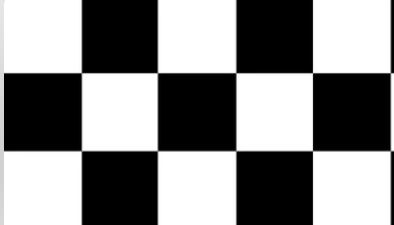
#> input picture Chessboard.JPG, 394 x 225 px, found by its file name
$ python 40.Mserr.py
#> lines starting #> are read from the running program, lines starting #| are printed output that depends on the picture; after the words box and inside, x2 and y2 are one past the last pixel; in counts of white or black regions, pixels touching at a corner belong together

import cv2
import numpy as np


def mser():
    vis = cv2.imread("Chessboard.jpg")
#> vis is the input picture: shape (225, 394, 3); min 0, max 255, mean 136.2
    mser = cv2.MSER_create()
    regions, _ = mser.detectRegions(vis)
#> regions = 11 items
    for p in regions:
        xmax, ymax = np.amax(p, axis=0)
        xmin, ymin = np.amin(p, axis=0)
        cv2.rectangle(vis, (xmin,ymax), (xmax,ymin), (0, 255, 0), 1)
#> this loop made 11 passes
#> (xmax, ymax, xmin, ymin) on passes 1 to 11: (151, 224, 89, 156), (230, 141, 167, 78), (382, 141, 321, 80), (309, 224, 240, 154), (78, 143, 6, 76), (78, 224, 0, 0), (155, 148, 84, 75), (152, 70, 85, 0), (309, 70, 239, 0), (385, 144, 316, 76), (232, 145, 161, 76)
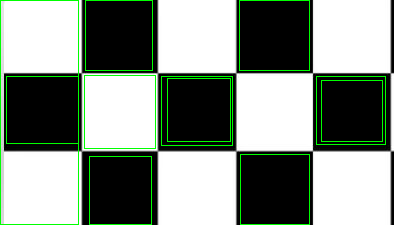
#> vis: shape (225, 394, 3); 3.66% of pixels changed, all inside (x1, y1, x2, y2) = (0, 0, 386, 225)
    cv2.imshow("MSER regions", vis)
    cv2.waitKey(0)
    cv2.destroyAllWindows()

mser()

$ run again, with cosine.JPG copied over Chessboard.JPG
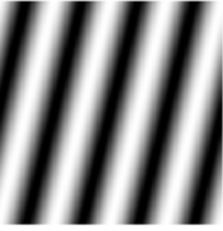
#> input picture cosine.JPG, 223 x 231 px, found by its file name
#> in mser, vis is the input picture: shape (231, 223, 3); min 0, max 255, mean 139.2
#> regions = 6 items
#> the loop in mser, `for p in regions:` made 6 passes
#> (xmax, ymax, xmin, ymin) on passes 1 to 6: (5, 66, 0, 0), (6, 69, 0, 0), (12, 75, 0, 0), (45, 222, 43, 165), (14, 86, 0, 0), (78, 46, 73, 4)
#> after the loop in mser, `for p in regions:`:
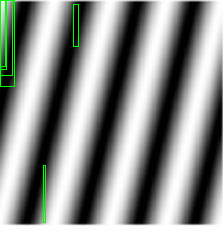
#> vis: shape (231, 223, 3); 1.25% of pixels changed, all inside (x1, y1, x2, y2) = (0, 0, 79, 223)

$ run again, with horse.JPG copied over Chessboard.JPG
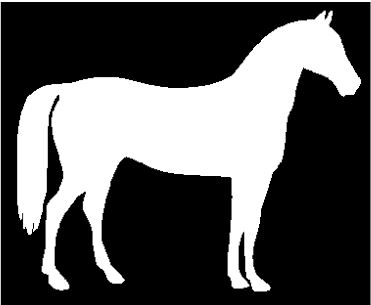
#> input picture horse.JPG, 371 x 305 px, found by its file name
#> in mser, vis is the input picture: shape (305, 371, 3); min 0, max 255, mean 87
#> regions = 8 items
#> the loop in mser, `for p in regions:` made 8 passes
#> (xmax, ymax, xmin, ymin) on passes 1 to 8: (54, 190, 49, 154), (368, 304, 368, 88), (369, 304, 369, 87), (0, 303, 0, 10), (1, 303, 1, 10), (57, 192, 49, 152), (59, 194, 49, 137), (60, 196, 48, 136)
#> after the loop in mser, `for p in regions:`:
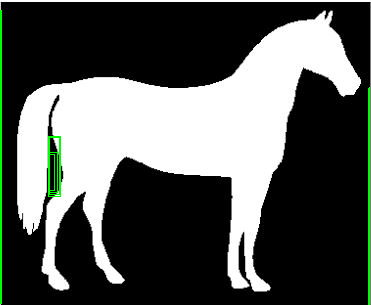
#> vis: shape (305, 371, 3); 1.24% of pixels changed, all inside (x1, y1, x2, y2) = (0, 10, 370, 305)
